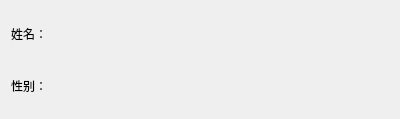
<?xml version="1.0" encoding="UTF-8"?>
<ui version="4.0">
 <class>showinfoDialog</class>
 <widget class="QDialog" name="showinfoDialog">
  <property name="geometry">
   <rect>
    <x>0</x>
    <y>0</y>
    <width>400</width>
    <height>119</height>
   </rect>
  </property>
  <property name="windowTitle">
   <string>Dialog</string>
  </property>
  <layout class="QVBoxLayout" name="verticalLayout">
   <item>
    <widget class="QLabel" name="name_label">
     <property name="text">
      <string>姓名：</string>
     </property>
    </widget>
   </item>
   <item>
    <widget class="QLabel" name="sex_label">
     <property name="text">
      <string>性别：</string>
     </property>
    </widget>
   </item>
  </layout>
 </widget>
 <resources/>
 <connections/>
</ui>
